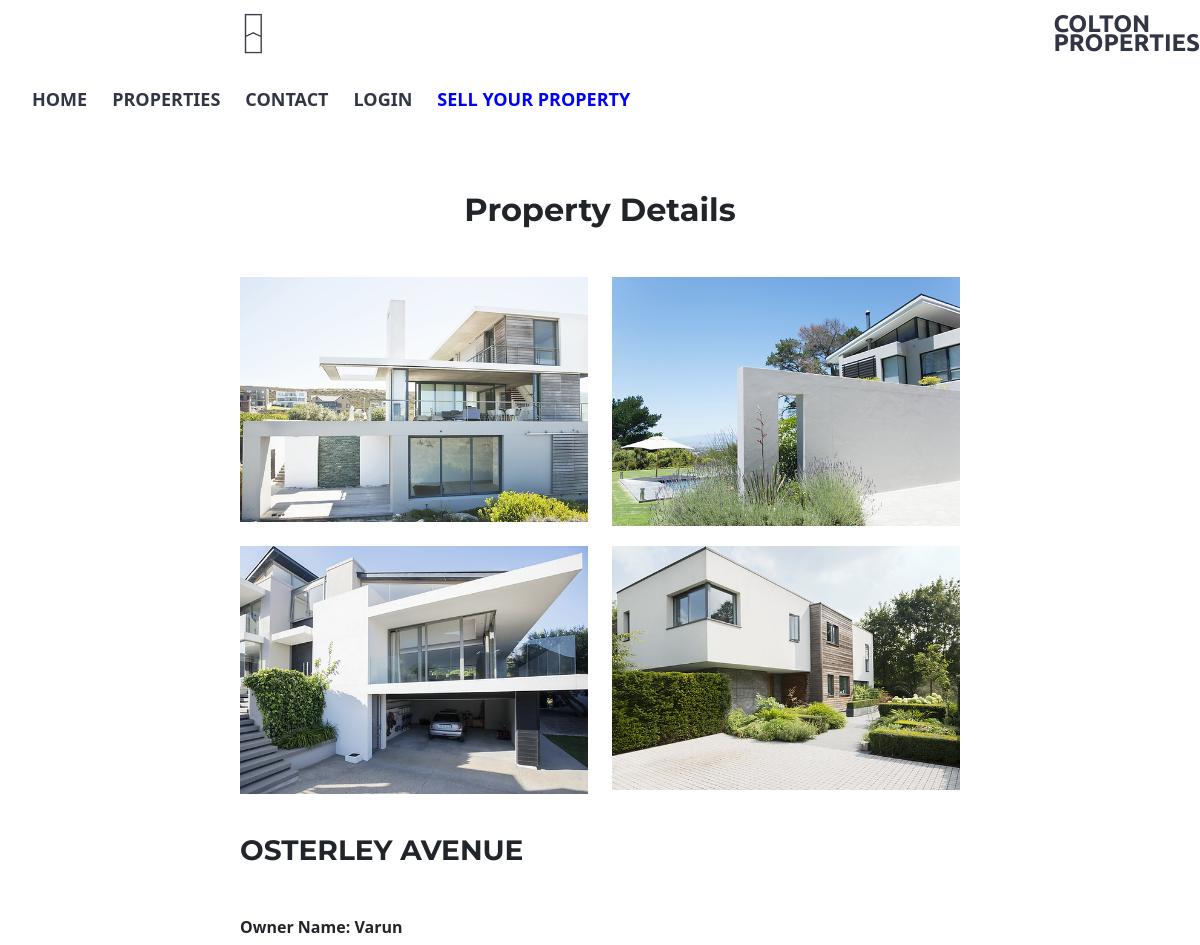
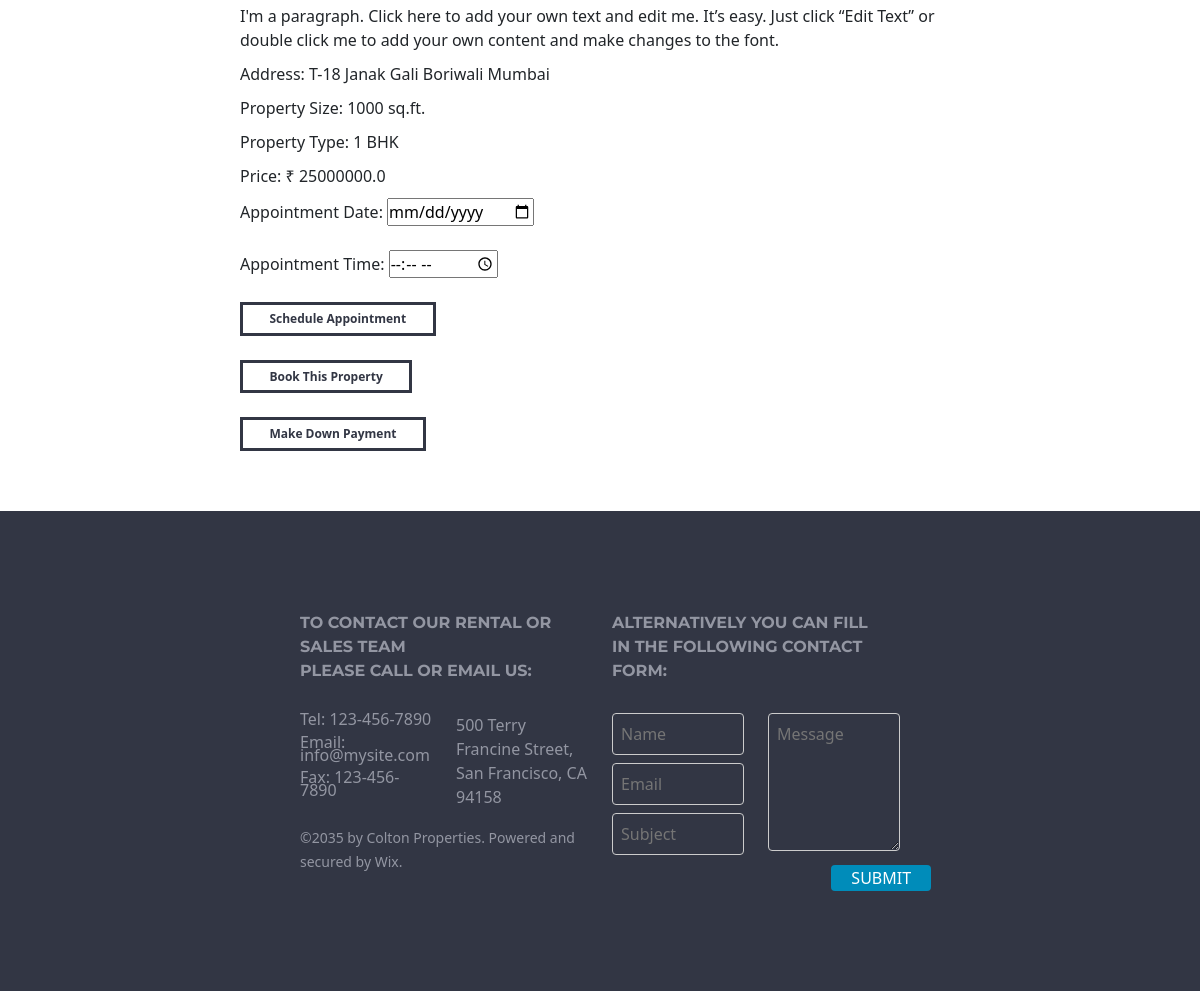
Page /property/2 on the committed database (2 pictures, top to bottom).
### app.py (models this page shows)
class Property(db.Model):
    id = db.Column(db.Integer, primary_key=True)
    owner_name = db.Column(db.String(100), db.ForeignKey('owner.owner_name'), nullable=False)
    address = db.Column(db.String(200), nullable=False)
    property_name = db.Column(db.String(100), nullable=False)
    property_description = db.Column(db.Text, nullable=False)
    property_size = db.Column(db.String(20), nullable=False)
    property_type = db.Column(db.String(50), nullable=False)
    price = db.Column(db.Float, nullable=False)
    image1 = db.Column(db.String(200))
    image2 = db.Column(db.String(200))
    image3 = db.Column(db.String(200))
    image4 = db.Column(db.String(200))

### app.py (the view)
@app.route('/property/<int:id>')
def property_details(id):
    property = Property.query.get_or_404(id)
    return render_template('property_details.html', property=property, id=id, owner_name=property.owner_name)

### templates/property_details.html (shortened to what this page needs)
<!DOCTYPE html>
<html lang="en">
<head>
    <link
      rel="stylesheet"
      type="text/css"
      href="{{ url_for('static', filename='css/index_css.css') }}" />
    <link rel="stylesheet" type="text/css" href="{{ url_for('static', filename='css/index_css.css') }}" />
    <link href="https://cdn.jsdelivr.net/npm/bootstrap@5.3.0-alpha2/dist/css/bootstrap.min.css" rel="stylesheet">
    <link rel="stylesheet" href="https://use.fontawesome.com/releases/v5.15.4/css/all.css">
</head>
<body>
    <header>
        <nav class="navbar">
            <img src="{{url_for('static', filename='/images/logo.png')}}" alt="Logo" height="50rem" width="25rem" / >
            <a href="/" class="nav-brand">COLTON <br> PROPERTIES</a>
            <ul class="nav-items">
                <li><a href="/">HOME</a></li>
                <li><a href="#properties">PROPERTIES</a></li>
                <li><a href="#footer">CONTACT</a></li>
                {% if 'user_id' in session %}
                <li><a href="/logout">LOGOUT</a></li>
                {% else %}
                <li><a href="/client_login">LOGIN</a></li>
                {% endif %}
                <li><a href="/owner_login" class="sell-property"style="color: blue;">SELL YOUR PROPERTY</a></li>
            </ul>
          </nav>
    </header>
    <main>
      <section id="property-details" style="margin: 5% 20%;">
        <h2 class="text-center mb-5" style="font-weight: bolder; text-align: center;">Property Details</h2>
        <div class="row">
            <div class="col-md-6">
                <img src="/{{ property.image1 }}" alt="Property Image 1" height="254px" width="260px">
            </div>
            <div class="col-md-6">
                <img src="/{{ property.image2 }}" alt="Property Image 2" height="254px" width="260px">
            </div>
        </div>
        <div class="row">
            <div class="col-md-6">
                <img src="/{{ property.image3 }}" alt="Property Image 3" height="254px" width="260px">
            </div>
            <div class="col-md-6">
                <img src="/{{ property.image4 }}" alt="Property Image 4" height="254px" width="260px">
            </div>
        </div>
        <div class="row">
            <div class="col-md-12">
                <h3 class="mb-5" style="font-weight: bolder;">{{ property.property_name }}</h3>
                <p><b>Owner Name: {{ property.owner_name }}</b></p>
                <p>{{ property.property_description}}</p>
                <p>Address: {{ property.address }}</p>
                <p>Property Size: {{ property.property_size }}</p>
                <p>Property Type: {{ property.property_type }}</p>
                <p>Price: ₹ {{ property.price }}</p>
                <form method="POST" action="/schedule_appointment?id={{ property.id }}&owner_name={{ property.owner_name }}">
                    <label for="appointment_date">Appointment Date:</label>
                    <input type="date" id="appointment_date" name="appointment_date" required><br><br>
                    <label for="appointment_time">Appointment Time:</label>
                    <input type="time" id="appointment_time" name="appointment_time" required><br><br>
                    <input type="submit" value="Schedule Appointment" class="property-btn"><br><br>
                </form>
                <button class="property-btn" id="bookPropertyBtn"><a href="{{ url_for('book_property', pid=property.id) }}"id="property-btn">Book This Property</a></button><br><br>
                <button class="property-btn" id="payamountBtn"><a href="{{ url_for('down_payment', prop_id=property.id) }}"id="property-btn">Make Down Payment</a></button>
            </div>
        </div>
    </section>
    </main>
    <footer class="footer" id="footer">
        <div class="footer row">
          <div class="contact-info col-md-6">
            <h4 style="font-weight: bolder;">TO CONTACT OUR RENTAL OR SALES TEAM <br>PLEASE CALL OR EMAIL US:</h4>
            <div class="row">
              <div class="col-md-6">
                <p>Tel: 123-456-7890</p>
                <p>Email: info@mysite.com</p>
                <p>Fax: 123-456-7890</p>
              </div>
              <div class="col-md-6">
                <address>500 Terry Francine Street, San Francisco, CA 94158</address>
              </div>
            </div>
            <small>©2035 by Colton Properties. Powered and secured by Wix.</small>
          </div>
          <div class="contact-form col-md-6">
              <h4 style="font-weight: bolder;">ALTERNATIVELY YOU CAN FILL <br> IN THE FOLLOWING CONTACT FORM:</h4>
              <form action="/submit_form" method="post">
                  <div class="row">
                    <div class="col-md-6">
                      <input type="text" name="name" placeholder="Name"><br>
                      <input type="email" name="email" placeholder="Email"><br>
                      <input type="text" name="subject" placeholder="Subject"><br>
                    </div>
                    <div class="col-md-6" id="message">
                      <textarea name="message" placeholder="Message" rows="5"></textarea><br>
                      <button type='submit' style="margin-left: 48%;">SUBMIT</button>
                    </div>
                  </div>
               </form>
          </div>
      </div>
    </footer>
</body>
</html>

### static/css/index_css.css (style rules this page uses)
* { margin: 0; padding: 0; box-sizing: border-box; }
body { font-family: "Montserrat-black", sans-serif; text-align: center; }
h1, h2, h3, h4, h5, h6 { font-family: "Montserrat", sans-serif; }
.navbar { padding: 15px 0; display: flex; justify-content: space-between; font-weight: bold; }
.nav-brand { font-family: "Ubuntu", sans-serif; font-size: 1.5rem; line-height: 0.8; margin-left: -5%; color: #323644; text-decoration: none; }
.nav-items { list-style-type: none; display: flex; margin-right: 20%; margin-top: 18px; margin-bottom: 0; justify-content: center; align-items: flex-start; font-size: large; }
.nav-items li { margin-right: 25px; padding: 10px 0; }
.nav-items li:last-child { margin-right: 0; }
.nav-items a { color: #323644; text-decoration: none; }
.sell-property { margin-left: auto; }
.navbar img { margin-left: 20%; margin-right: 0; width: auto; padding: 0; }
#property-details { margin: 10% 20%; }
#property-details h2 { text-align: center; }
#property-details .row { margin-bottom: 20px; }
#property-details img { width: 100%; height: auto; }
#property-details h3 { margin-top: 20px; }
#property-details p { margin-bottom: 10px; }
.property-btn { background-color: transparent; color: #323644; border: solid #323644; padding: 0.4vw 2.2vw; font-size: 1vw; font-weight: 800; }
#property-btn { text-decoration: none; color: #323644; }
.footer { display: flex; justify-content: space-between; background-color: #323644; color: #9396a2; padding: 50px 150px; box-sizing: border-box; }
.contact-info p { margin-bottom: 10px; font-size: medium; line-height: 0.8; }
.contact-info h4, .contact-form h4 { margin-bottom: 30px; font-size: medium; line-height: 1.5; }
.contact-form input[type="text"], .contact-form input[type="email"], .contact-form textarea { width: 100%; padding: 8px; margin-bottom: 8px; border: 1px solid #ccc; border-radius: 4px; background-color: transparent; margin-right: 0%; }
.contact-form button { padding: 1px 20px; background-color: #008cba; color: white; border: none; border-radius: 4px; cursor: pointer; }

### rows in the picture
Property: property_name "OSTERLEY AVENUE", owner_name "Varun", property_description "I'm a paragraph. Click here to add your own text and edit me. It’s easy. Just click “Edit Text” or double click me to add your own content and make changes to the font.", address "T-18 Janak Gali Boriwali Mumbai", property_size "1000 sq.ft.", property_type "1 BHK", price "25000000.0"
